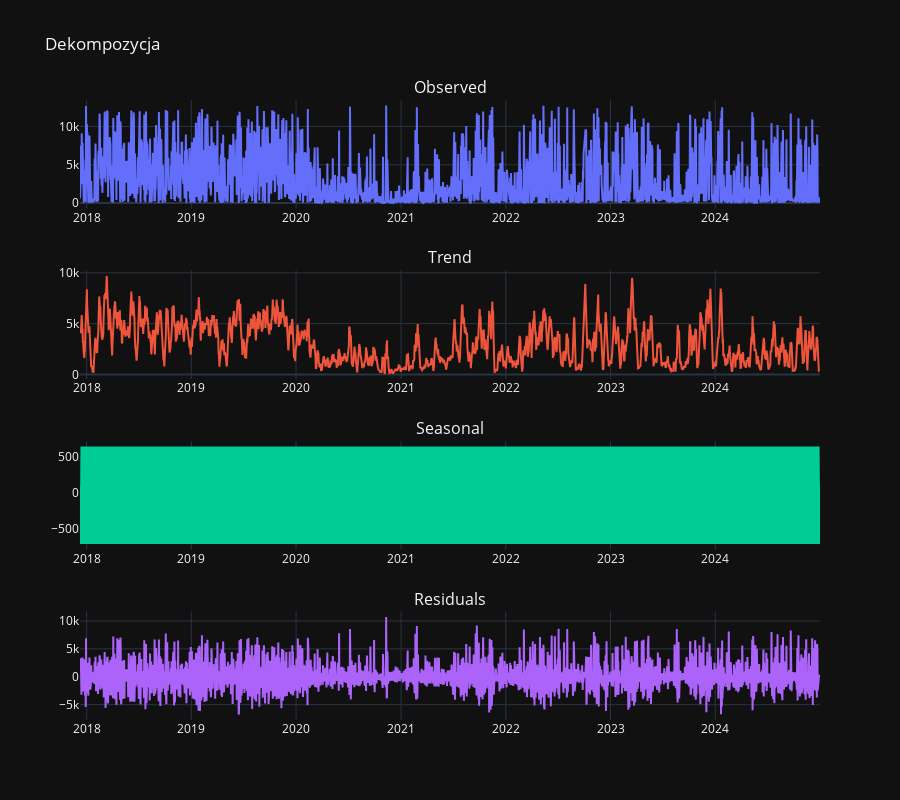

Notebook cell for this chart:
### Code cell
functions.plot_seasonal_decompose(df, 'value', title='Dekompozycja')

### Figure 1 — Plotly figure (JSON) as saved in the notebook; plotly's stock layout.template omitted (floating-point values rounded to 4 significant figures; data arrays with more than 128 entries replaced by an {"elided": "..."} marker saying what was removed)
{"data": [{"mode": "lines", "name": "Observed", "type": "scatter", "x": {"elided": "2580 str values"}, "xaxis": "x", "y": {"elided": "2580 float values"}, "yaxis": "y"}, {"mode": "lines", "name": "Trend", "type": "scatter", "x": {"elided": "2580 str values"}, "xaxis": "x2", "y": {"elided": "2580 float values"}, "yaxis": "y2"}, {"mode": "lines", "name": "Seasonal", "type": "scatter", "x": {"elided": "2580 str values"}, "xaxis": "x3", "y": {"elided": "2580 float values"}, "yaxis": "y3"}, {"mode": "lines", "name": "Residuals", "type": "scatter", "x": {"elided": "2580 str values"}, "xaxis": "x4", "y": {"elided": "2580 float values"}, "yaxis": "y4"}], "layout": {"annotations": [{"font": {"size": 16}, "showarrow": false, "text": "Observed", "x": 0.5, "xanchor": "center", "xref": "paper", "y": 1, "yanchor": "bottom", "yref": "paper"}, {"font": {"size": 16}, "showarrow": false, "text": "Trend", "x": 0.5, "xanchor": "center", "xref": "paper", "y": 0.725, "yanchor": "bottom", "yref": "paper"}, {"font": {"size": 16}, "showarrow": false, "text": "Seasonal", "x": 0.5, "xanchor": "center", "xref": "paper", "y": 0.45, "yanchor": "bottom", "yref": "paper"}, {"font": {"size": 16}, "showarrow": false, "text": "Residuals", "x": 0.5, "xanchor": "center", "xref": "paper", "y": 0.175, "yanchor": "bottom", "yref": "paper"}], "height": 800, "showlegend": false, "title": {"text": "Dekompozycja"}, "xaxis": {"anchor": "y", "domain": [0, 1], "showgrid": true}, "xaxis2": {"anchor": "y2", "domain": [0, 1]}, "xaxis3": {"anchor": "y3", "domain": [0, 1]}, "xaxis4": {"anchor": "y4", "domain": [0, 1]}, "yaxis": {"anchor": "x", "domain": [0.825, 1], "showgrid": true}, "yaxis2": {"anchor": "x2", "domain": [0.55, 0.725]}, "yaxis3": {"anchor": "x3", "domain": [0.275, 0.45]}, "yaxis4": {"anchor": "x4", "domain": [0, 0.175]}}}
